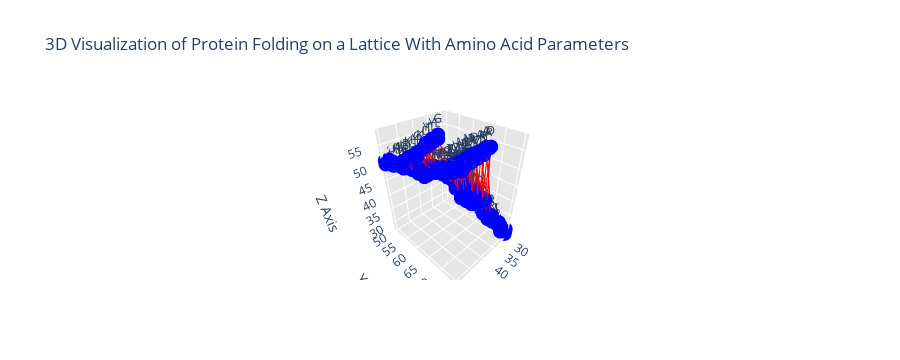

The notebook cell saved with this chart:
### Markdown cell above
I did find the amino acid sequence for an alpha helix from the Protein Data Bank, so I'll compare my result to the actual alpha helix structure.

### Code cell
grid_size = 100 
grid = np.full((grid_size, grid_size, grid_size), '', dtype=str)  
start_pos = (grid_size // 2, grid_size // 2, grid_size // 2) 
movements = {'up': (1, 0, 0), 'down': (-1, 0, 0), 'left': (0, -1, 0), 'right': (0, 1, 0), 'forward': (0, 0, 1), 'backward': (0, 0, -1)}

alpha_helix = 'MNIFEMLRIDEGLRLKIYKDTEGYYTIGIGHLLTKSPSLNAAKIELDKAIGRNTNGVITKDEAEKLFNQDVDAAVRGILRNAKLKPVYDSLDAVRRAALINMVFQMGETGVAGFTNSLRMLQQKRWDEAAVNLAKSRWYNQTPNRAKRVITTFRTGTWDAYKNL'
result_grid_alpha = predict_structure_3d(alpha_helix)

indices = np.where(grid != '')
x, y, z = indices[0], indices[1], indices[2] 
labels = grid[x, y, z]

fig3 = go.Figure()

fig3.add_trace(go.Scatter3d(
    x=x, y=y, z=z,
    mode='markers+text',
    marker=dict(
        size=5,
        color='blue',
    ),
    text=labels,  
    textposition="top center"
))

fig3.add_trace(go.Scatter3d(
    x=x, y=y, z=z,
    mode='lines',
    line=dict(
        color='red', 
        width=2
    )
))

fig3.update_layout(
    title='3D Visualization of Protein Folding on a Lattice With Amino Acid Parameters',
    scene=dict(
        xaxis_title='X Axis',
        yaxis_title='Y Axis',
        zaxis_title='Z Axis',
        xaxis=dict(showbackground=True, backgroundcolor="rgb(230, 230,230)"),
        yaxis=dict(showbackground=True, backgroundcolor="rgb(230, 230,230)"),
        zaxis=dict(showbackground=True, backgroundcolor="rgb(230, 230,230)")
    ),
    showlegend=False
)

fig3.show()

### Figure 1 — Plotly figure (JSON) as saved in the notebook; plotly's stock layout.template omitted (floating-point values rounded to 4 significant figures; data arrays with more than 128 entries replaced by an {"elided": "..."} marker saying what was removed)
{"data": [{"marker": {"color": "blue", "size": 5}, "mode": "markers+text", "text": {"elided": "164 str values"}, "textposition": "top center", "type": "scatter3d", "x": {"elided": "164 int values"}, "y": {"elided": "164 int values"}, "z": {"elided": "164 int values"}}, {"line": {"color": "red", "width": 2}, "mode": "lines", "type": "scatter3d", "x": {"elided": "164 int values"}, "y": {"elided": "164 int values"}, "z": {"elided": "164 int values"}}], "layout": {"autosize": true, "height": 360, "scene": {"aspectmode": "auto", "aspectratio": {"x": 0.8378, "y": 0.9973, "z": 1.197}, "xaxis": {"backgroundcolor": "rgb(230, 230,230)", "showbackground": true, "title": {"text": "X Axis"}, "type": "linear"}, "yaxis": {"backgroundcolor": "rgb(230, 230,230)", "showbackground": true, "title": {"text": "Y Axis"}, "type": "linear"}, "zaxis": {"backgroundcolor": "rgb(230, 230,230)", "showbackground": true, "title": {"text": "Z Axis"}, "type": "linear"}}, "showlegend": false, "title": {"text": "3D Visualization of Protein Folding on a Lattice With Amino Acid Parameters"}}}
